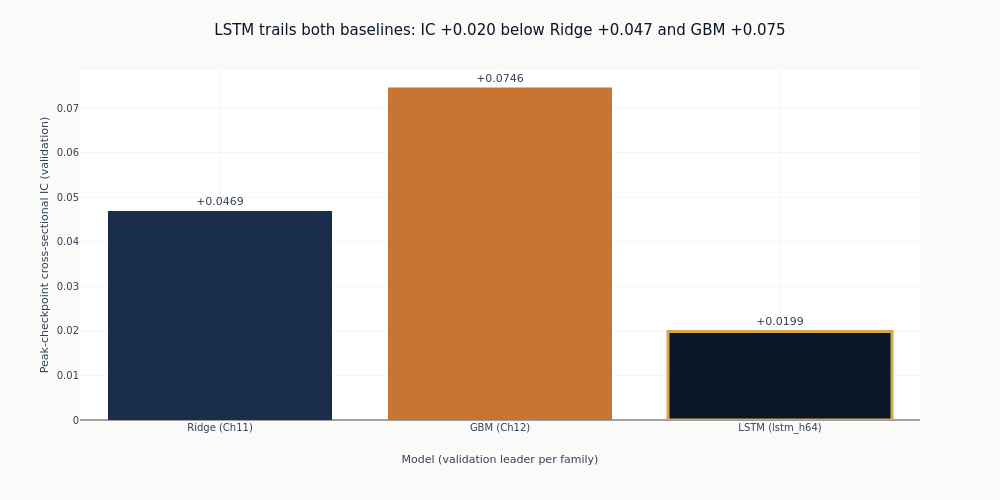

The cell this chart's notebook holds for it:
### Markdown cell above
## 6. Comparison Against the Baselines

The full-coverage LSTM checkpoint against the Ridge (Ch11) and GBM (Ch12)
leaders on the same label and validation split. The LSTM sits below both: on
this cross-section sequential memory does not add IC over a heavily regularized
linear model or a shallow-tree GBM.

### Code cell
ridge_ic = prior_baselines.get("Ridge (Ch11)", float("nan"))
gbm_ic = prior_baselines.get("GBM (Ch12)", float("nan"))

_labels = ["Ridge (Ch11)", "GBM (Ch12)", f"LSTM ({best_name})"]
_vals = [ridge_ic, gbm_ic, best_ic]
_colors = [COLORS["slate"], COLORS["copper"], COLORS["blue"]]
_line_w = [0, 0, 3]  # outline the LSTM bar to draw the eye
fig_cmp = go.Figure(
    go.Bar(
        x=_labels,
        y=_vals,
        marker=dict(color=_colors, line=dict(color=COLORS["amber"], width=_line_w)),
        text=[f"{v:+.4f}" for v in _vals],
        textposition="outside",
        cliponaxis=False,
        showlegend=False,
    )
)
fig_cmp.update_layout(
    title=(
        f"LSTM trails both baselines: IC {best_ic:+.3f} "
        f"below Ridge {ridge_ic:+.3f} and GBM {gbm_ic:+.3f}"
    ),
    height=500,
    width=1000,
    margin=dict(t=70),
    title_font=dict(size=15),
)
fig_cmp.update_xaxes(title_text="Model (validation leader per family)")
fig_cmp.update_yaxes(title_text="Peak-checkpoint cross-sectional IC (validation)")
fig_cmp.show()

### Figure 1 — Plotly figure (JSON) as saved in the notebook; plotly's stock layout.template omitted (floating-point values rounded to 4 significant figures)
{"data": [{"cliponaxis": false, "marker": {"color": ["#1a2d4a", "#C87533", "#0a1628"], "line": {"color": "#D4A84B", "width": [0, 0, 3]}}, "showlegend": false, "text": ["+0.0469", "+0.0746", "+0.0199"], "textposition": "outside", "type": "bar", "x": ["Ridge (Ch11)", "GBM (Ch12)", "LSTM (lstm_h64)"], "y": [0.04692, 0.07463, 0.01987]}], "layout": {"height": 500, "margin": {"t": 70}, "title": {"font": {"size": 15}, "text": "LSTM trails both baselines: IC +0.020 below Ridge +0.047 and GBM +0.075"}, "width": 1000, "xaxis": {"title": {"text": "Model (validation leader per family)"}}, "yaxis": {"title": {"text": "Peak-checkpoint cross-sectional IC (validation)"}}}}
